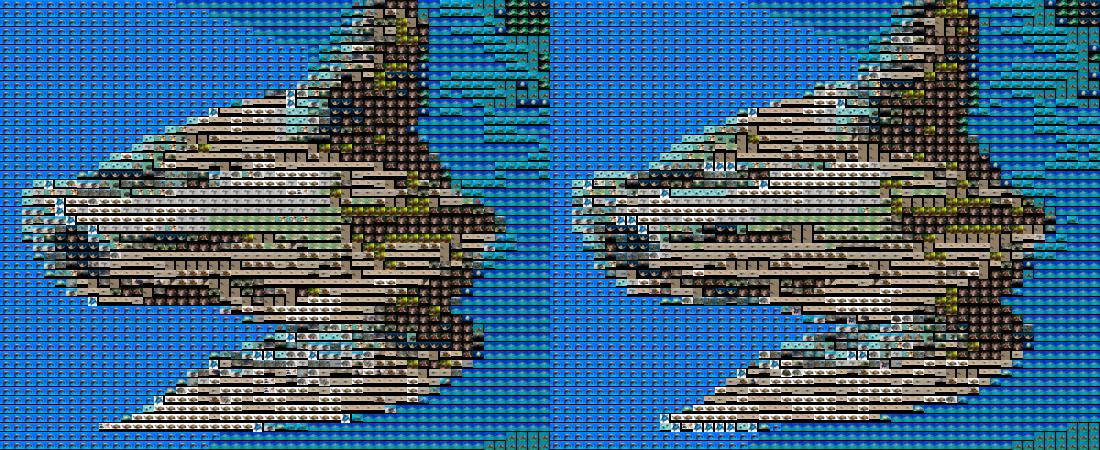

Write the Python code that produced this figure.
#!/usr/bin/env python
import os
import random
import argparse
from PIL import Image
import numpy as np

parser = argparse.ArgumentParser(
    description='Creates a photomosaic from input images')
parser.add_argument('--target', dest='target', required=True,
                    help="Image to create mosaic from")
parser.add_argument('--images', dest='images',
                    required=True, help="Directory of images")
parser.add_argument('--grid', nargs=2, dest='grid',
                    required=True, help="Size of photo mosaic")
parser.add_argument('--output', dest='output', required=False)

args = parser.parse_args()


def get_images(images_directory):
    files = os.listdir(images_directory)
    images = []
    for file in files:
        file_path = os.path.abspath(os.path.join(images_directory, file))
        try:
            fp = open(file_path, "rb")
            im = Image.open(fp)
            images.append(im)
            im.load()
            fp.close()
        except:
            print(f"Invalid image {file_path}")
    return images


def get_average_rgb(image):
    im = np.array(image)
    w, h, d = im.shape
    return tuple((np.average(im.reshape(w * h, d), axis=0)))


def split_image(image, size):
    W, H = image.size[0], image.size[1]
    m, n = size
    w, h = int(W / n), int(H / m)
    imgs = []

    for i in range(n):
        for j in range(m):
            imgs.append(image.crop((i * w, j * h, (i + 1) * w, (j + 1) * h)))

    return imgs


def get_best_match_index(input_avg, avgs):
    index = 0
    min_index = 0
    min_error = float("inf")

    for rgb in avgs:
        error = ((rgb[0] - input_avg[0]) * (rgb[0] - input_avg[0]) +
                 (rgb[1] - input_avg[1]) * (rgb[1] - input_avg[1]) +
                 (rgb[2] - input_avg[2]) * (rgb[2] - input_avg[2]))

        if error < min_error:
            min_error = error
            min_index = index

        index += 1

    return min_index


def create_image_grid(images, dimensions):
    m, n = dimensions
    width = max([img.size[0] for img in images])
    height = max([img.size[1] for img in images])
    grid_img = Image.new("RGB", (n * width, m * height))

    for index in range(len(images)):
        row = int(index / n)
        col = index - n * row

        grid_img.paste(images[index], (col * width, row * height))

    return grid_img


def create_photomosaic(target_image, input_images, grid_size, reuse_images=True):
    target_images = split_image(target_image, grid_size)

    output_images = []
    count = 0
    rgb_avgs = []

    for img in input_images:
        try:
            rgb_avgs.append(get_average_rgb(img))
        except ValueError:
            continue

    for img in target_images:
        avg = get_average_rgb(img)
        match_index = get_best_match_index(avg, rgb_avgs)
        output_images.append(input_images[match_index])

        count += 1

        if not reuse_images:
            input_images.remove(match_index)

    mosaic_image = create_image_grid(output_images, grid_size)
    return mosaic_image

# -------------------------------------------------------------------


target_image = Image.open(args.target)

# Input images
input_images = get_images(args.images)

# Check for no valid images
if input_images == []:
    print(f"No valid images found in {args.images}")
    exit()

# Shuffle list
random.shuffle(input_images)

# Size of grid
grid_size = (int(args.grid[0]), int(args.grid[1]))

# Output
output_filename = "mosaic.jpeg"
if args.output:
    output_filename = args.output

reuse_images = True
resize_input = True

print("starting mosaic creation")

if not reuse_images:
    if grid_size[0] * grid_size[1] > len(input_images):
        print("# of images not enough")
        exit()

# Resizing input
if resize_input:
    print("resizing images...")

    # Compute max w and h of tiles
    dimensions = (int(target_image.size[0] / grid_size[1]),
                  int(target_image.size[1] / grid_size[0]))

    print(f"max tile dimensions: {dimensions}")

    # Resize
    for img in input_images:
        img.thumbnail(dimensions)

# Create mosaic
mosaic_image = create_photomosaic(
    target_image, input_images, grid_size, reuse_images)

# Save mosaic
mosaic_image.save(output_filename, "jpeg")

print(f"Saved output to {output_filename}")
